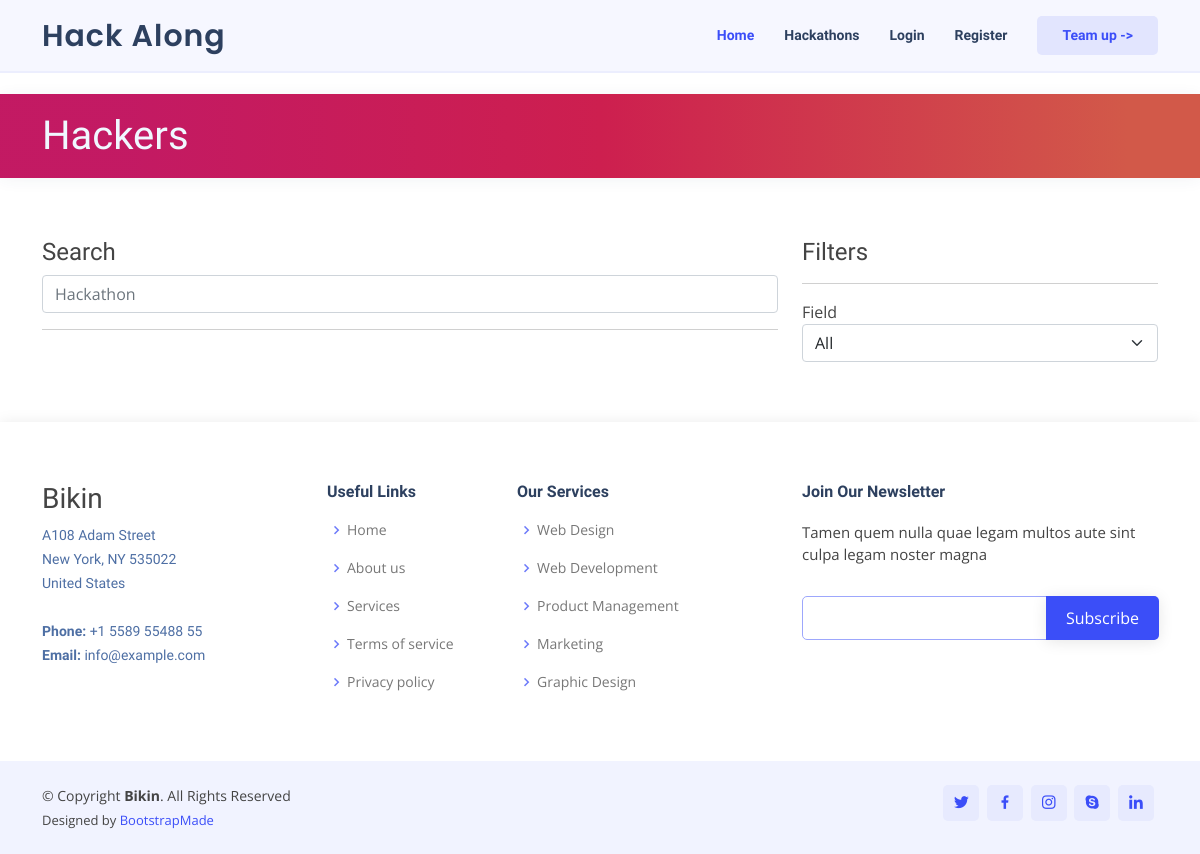
Page /hackers/ on the earlier database version.
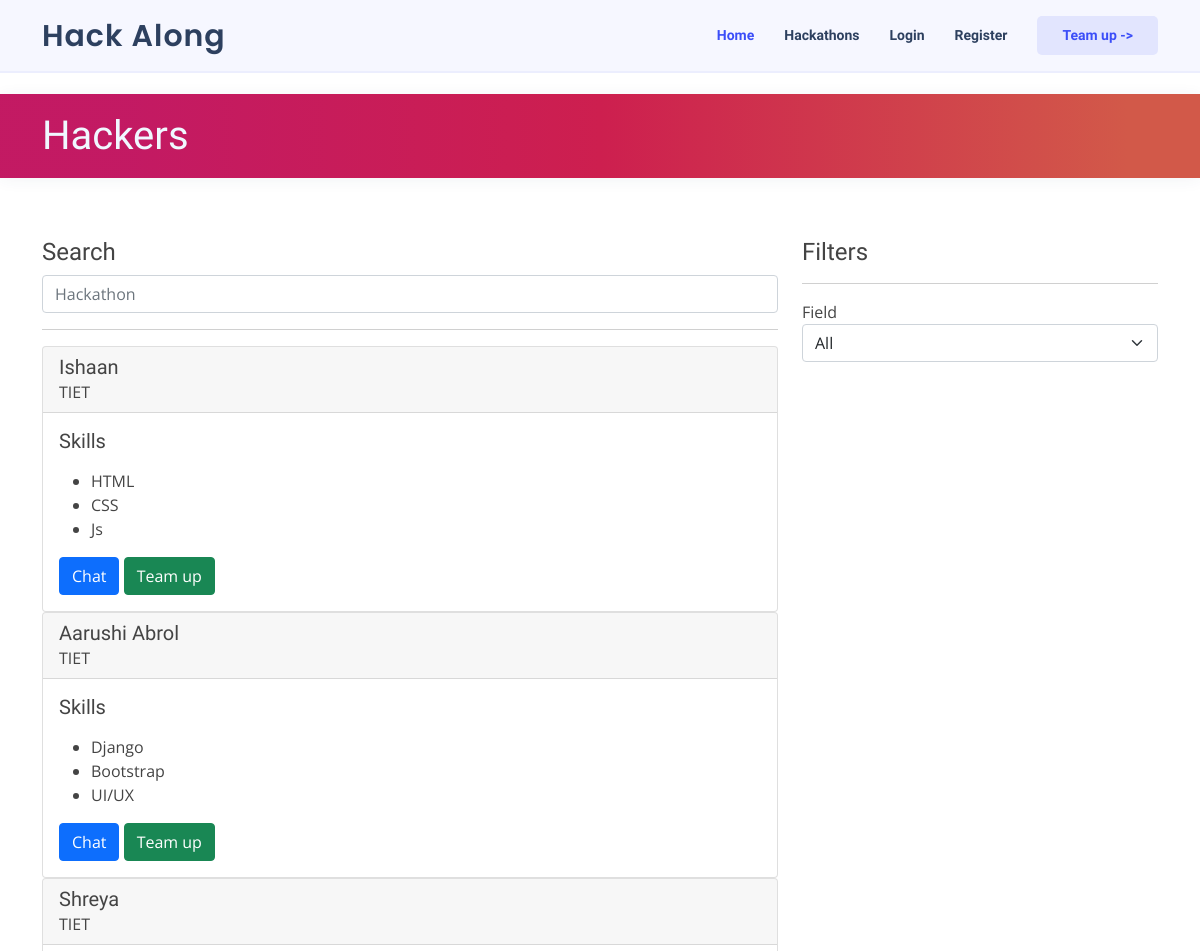
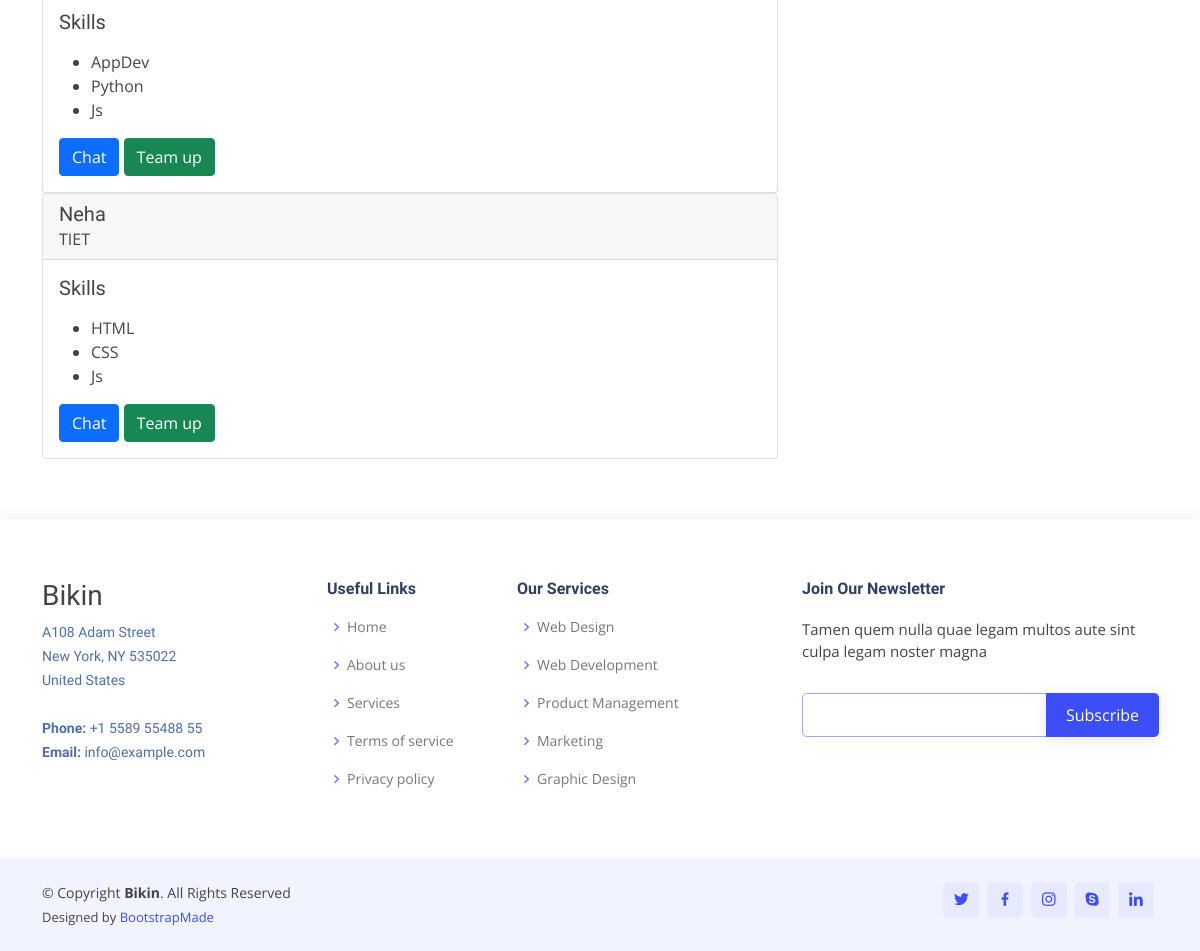
Same page on the later database version (2 pictures, top to bottom).
### users/models.py (models this page shows, shortened)
class Hacker(models.Model):
    name = models.CharField(max_length=100,default="abc")
    college = models.CharField(max_length=100,default="TIET")
    skill_1 = models.CharField(max_length=100,default="HTML")
    skill_2 = models.CharField(max_length=100,default="CSS")
    skill_3 = models.CharField(max_length=100,default="Js")

### users/views.py (the view)
# urls.py: path('hackers/', views.hackers, name="hackers"),
def hackers(request):
    context={
        'hacker': Hacker.objects.all()
    }
    return render(request, 'hackers.html', context)

### users/templates/hackers.html (shortened to what this page needs)
{% extends "base.html" %}
{% block content %}
  <main id="main">
    <section id="breadcrumbs" class="breadcrumbs" style="background: rgb(194,23,97);
    background: linear-gradient(90deg, rgba(194,23,97,0.9878326330532213) 11%, rgba(205,31,79,1) 50%, rgba(210,89,73,1) 94%); color: aliceblue;">
      <div class="container">
        <h1 class="mt-2">Hackers</h1>
      </div>
    </section>
    <section class="inner-page">
      <div class="container">
        <div class="row">
          <div class="col-8">
            <h4>Search</h5>
            <input type="search" name="search" id="search" class="form-control" placeholder="Hackathon">
            <hr>
            {% for hacker in hacker %}
            <div class="card">
              <div class="card-header">
                <h5 class=" d-inline ">{{ hacker.name }}</h5>
                <br>
                <span>{{ hacker.college }}</span>
              </div>
              <div class="card-body">
                <h5 class="card-title">Skills</h5>
                <p class="card-text">
                  <ul>
                    <li>{{ hacker.skill_1 }}</li>
                    <li>{{ hacker.skill_2 }}</li>
                    <li>{{ hacker.skill_3 }}</li>
                  </ul>
                </p>
                <a href="#" class="btn btn-primary">Chat</a>
                <a href="#" class="btn btn-success">Team up</a>
              </div>
            </div>
            {% endfor %}
          </div>
          <div class="col-4">
            <h4>Filters</h5>
              <hr>
            <div>
              <label for="form-select">Field</label>
              <select class="form-select" aria-label="Default select example">
                <option value="0">All</option>
              </select>
            </div>
        </div>
      </div>
    </section>
  </main>
  {% endblock content %}

### users/templates/base.html (shortened to what this page needs)
{% load static %}
<!DOCTYPE html>
<html lang="en">
<head>
  <link href="{% static 'vendor/aos/aos.css' %}" rel="stylesheet">
  <link href="{% static 'vendor/bootstrap/css/bootstrap.min.css' %}" rel="stylesheet">
  <link href="{% static 'vendor/bootstrap-icons/bootstrap-icons.css' %}" rel="stylesheet">
  <link href="{% static 'vendor/boxicons/css/boxicons.min.css' %}" rel="stylesheet">
  <link href="{% static 'vendor/glightbox/css/glightbox.min.css' %}" rel="stylesheet">
  <link href="{% static 'vendor/swiper/swiper-bundle.min.css' %}" rel="stylesheet">
  <link href="{% static 'css/style.css' %}" rel="stylesheet">
</head>
<body>
  <header id="header" class="fixed-top">
    <div class="container d-flex align-items-center justify-content-between">
      <h1 class="logo"><a href="{% url 'home' %}">Hack Along</a></h1>
      <nav id="navbar" class="navbar">
        <ul>
          <li><a class="nav-link scrollto active" href="/">Home</a></li>
          <li><a class="nav-link scrollto" href="/hackathons">Hackathons</a></li>
          <li><a class="nav-link" href="/login">Login</a></li>
          <li><a class="nav-link" href="/register">Register</a></li>
          <li><a class="getstarted scrollto" href="/hackathons">Team up -></a></li>
        </ul>
      </nav>
    </div>
</header>
      {% block content %} {% endblock %}
  <footer id="footer">
    <div class="footer-top">
      <div class="container">
        <div class="row">
          <div class="col-lg-3 col-md-6 footer-contact">
            <h3>Bikin</h3>
            <p>
              A108 Adam Street <br>
              New York, NY 535022<br>
              United States <br><br>
              <strong>Phone:</strong> +1 5589 55488 55<br>
              <strong>Email:</strong> info@example.com<br>
            </p>
          </div>
          <div class="col-lg-2 col-md-6 footer-links">
            <h4>Useful Links</h4>
            <ul>
              <li><i class="bx bx-chevron-right"></i> <a href="#">Home</a></li>
              <li><i class="bx bx-chevron-right"></i> <a href="#">About us</a></li>
              <li><i class="bx bx-chevron-right"></i> <a href="#">Services</a></li>
              <li><i class="bx bx-chevron-right"></i> <a href="#">Terms of service</a></li>
              <li><i class="bx bx-chevron-right"></i> <a href="#">Privacy policy</a></li>
            </ul>
          </div>
          <div class="col-lg-3 col-md-6 footer-links">
            <h4>Our Services</h4>
            <ul>
              <li><i class="bx bx-chevron-right"></i> <a href="#">Web Design</a></li>
              <li><i class="bx bx-chevron-right"></i> <a href="#">Web Development</a></li>
              <li><i class="bx bx-chevron-right"></i> <a href="#">Product Management</a></li>
              <li><i class="bx bx-chevron-right"></i> <a href="#">Marketing</a></li>
              <li><i class="bx bx-chevron-right"></i> <a href="#">Graphic Design</a></li>
            </ul>
          </div>
          <div class="col-lg-4 col-md-6 footer-newsletter">
            <h4>Join Our Newsletter</h4>
            <p>Tamen quem nulla quae legam multos aute sint culpa legam noster magna</p>
            <form action="" method="post">
              <input type="email" name="email"><input type="submit" value="Subscribe">
            </form>
          </div>
        </div>
      </div>
    </div>
    <div class="container d-md-flex py-4">
      <div class="me-md-auto text-center text-md-start">
        <div class="copyright">
          &copy; Copyright <strong><span>Bikin</span></strong>. All Rights Reserved
        </div>
        <div class="credits">
          Designed by <a href="https://bootstrapmade.com/">BootstrapMade</a>
        </div>
      </div>
      <div class="social-links text-center text-md-right pt-3 pt-md-0">
        <a href="#" class="twitter"><i class="bx bxl-twitter"></i></a>
        <a href="#" class="facebook"><i class="bx bxl-facebook"></i></a>
        <a href="#" class="instagram"><i class="bx bxl-instagram"></i></a>
        <a href="#" class="google-plus"><i class="bx bxl-skype"></i></a>
        <a href="#" class="linkedin"><i class="bx bxl-linkedin"></i></a>
      </div>
    </div>
  </footer>
</body>
</html>

### users/static/css/style.css (style rules this page uses)
body { font-family: "Open Sans", sans-serif; color: #444444; }
a { color: #3b4ef8; text-decoration: none; }
h1, h2, h3, h4, h5, h6 { font-family: "Krub", sans-serif; }
#header { background: #f6f7ff; border-bottom: 2px solid #eceefe; transition: all 0.5s; z-index: 997; padding: 15px 0; }
#header .logo { font-size: 30px; margin: 0; padding: 0; line-height: 1; font-weight: 600; letter-spacing: 1px; font-family: "Poppins", sans-serif; }
#header .logo a { color: #2d405f; }
.navbar { padding: 0; }
.navbar ul { margin: 0; padding: 0; display: flex; list-style: none; align-items: center; }
.navbar li { position: relative; }
.navbar a { display: flex; align-items: center; justify-content: space-between; padding: 10px 0 10px 30px; font-family: "Krub", sans-serif; font-size: 14px; font-weight: 600; color: #2d405f; white-space: nowrap; transition: 0.3s; }
.navbar a:hover, .navbar .active, .navbar li:hover > a { color: #3b4ef8; }
.navbar .getstarted { background: #e2e5fe; padding: 9px 25px; margin-left: 30px; border-radius: 5px; font-weight: 600; color: #fff; color: #3b4ef8; }
section { padding: 60px 0; overflow: hidden; }
.breadcrumbs { margin-top: 70px; padding: 10px 0; box-shadow: 0px 2px 15px rgba(45, 64, 95, 0.06); }
#footer { color: #444444; font-size: 14px; background: #f1f3ff; box-shadow: 0px 2px 15px rgba(0, 0, 0, 0.1); }
#footer .footer-top { padding: 60px 0 30px 0; background: #fff; }
#footer .footer-top .footer-contact { margin-bottom: 30px; }
#footer .footer-top .footer-contact p { font-size: 14px; line-height: 24px; margin-bottom: 0; font-family: "Krub", sans-serif; color: #4e6fa4; }
#footer .footer-top h4 { font-size: 16px; font-weight: bold; color: #2d405f; position: relative; padding-bottom: 12px; }
#footer .footer-top .footer-links { margin-bottom: 30px; }
#footer .footer-top .footer-links ul { list-style: none; padding: 0; margin: 0; }
#footer .footer-top .footer-links ul i { padding-right: 2px; color: #6c7afa; font-size: 18px; line-height: 1; }
#footer .footer-top .footer-links ul li { padding: 10px 0; display: flex; align-items: center; }
#footer .footer-top .footer-links ul li:first-child { padding-top: 0; }
#footer .footer-top .footer-links ul a { color: #777777; transition: 0.3s; display: inline-block; line-height: 1; }
#footer .footer-newsletter { font-size: 15px; }
#footer .footer-newsletter h4 { font-size: 16px; font-weight: bold; color: #2d405f; position: relative; padding-bottom: 12px; }
#footer .footer-newsletter form { margin-top: 30px; background: #fff; padding: 6px 10px; position: relative; border-radius: 5px; text-align: left; border: 1px solid #9da7fc; }
#footer .footer-newsletter form input[type="email"] { border: 0; padding: 4px 8px; width: calc(100% - 100px); }
#footer .footer-newsletter form input[type="submit"] { position: absolute; top: -1px; right: -2px; bottom: -1px; border: 0; background: none; font-size: 16px; padding: 0 20px; background: #3b4ef8; color: #fff; transition: 0.3s; border-radius: 0 5px 5px 0; box-shadow: 0px 2px 15px rgba(0, 0, 0, 0.1); }
#footer .credits { padding-top: 5px; font-size: 13px; color: #444444; }
#footer .social-links a { font-size: 18px; display: inline-block; background: #e7eafe; color: #3b4ef8; line-height: 1; padding: 8px 0; margin-right: 4px; border-radius: 5px; text-align: center; width: 36px; height: 36px; transition: 0.3s; }

Differences in the rows shown:
added Hacker: name "Ishaan", college "TIET", skill_1 "HTML", skill_2 "CSS", skill_3 "Js"
added Hacker: name "Aarushi Abrol", college "TIET", skill_1 "Django", skill_2 "Bootstrap", skill_3 "UI/UX"
added Hacker: name "Shreya", college "TIET", skill_1 "AppDev", skill_2 "Python", skill_3 "Js"
added Hacker: name "Neha", college "TIET", skill_1 "HTML", skill_2 "CSS", skill_3 "Js"
